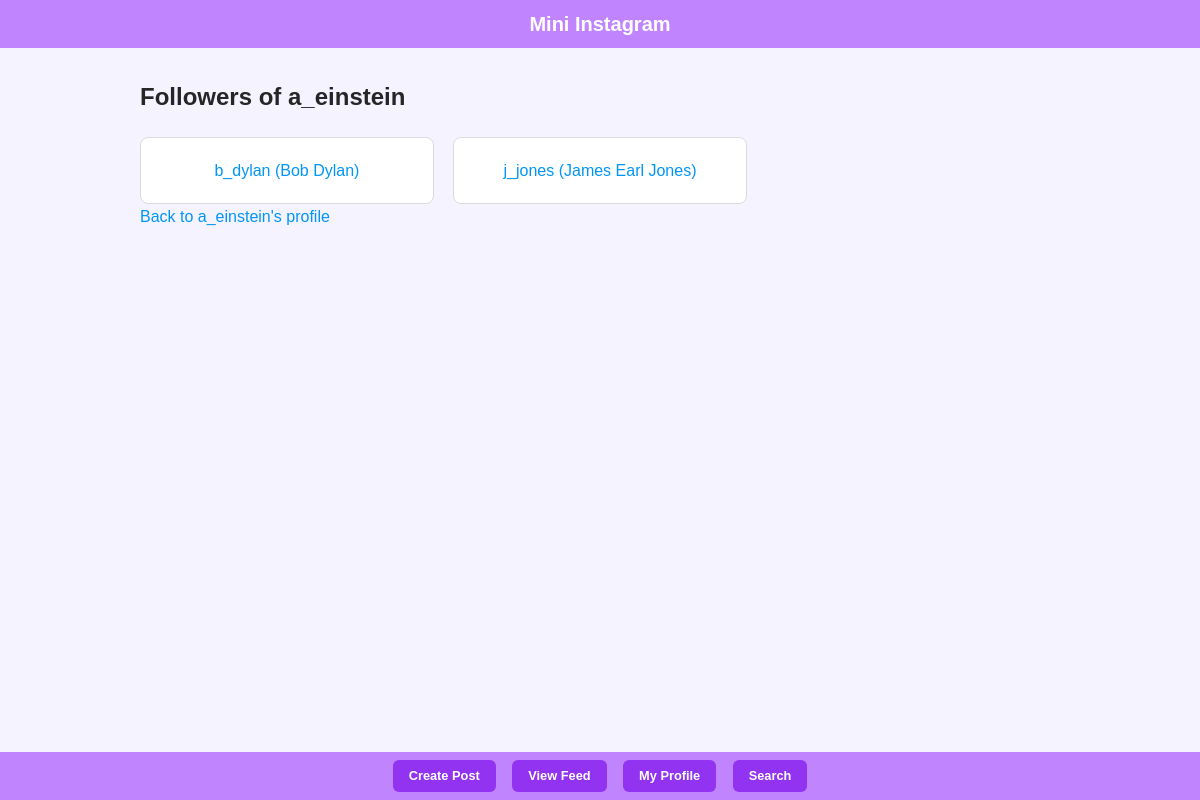
The app's page /mini_insta/profile/4/following with its own data.
### mini_insta/models.py (models this page shows, shortened)
class Profile(models.Model):
    username = models.CharField()
    display_name = models.TextField(blank=True)
    profile_image_url = models.URLField(blank=True)
    bio_text = models.TextField(blank=True)
    join_date = models.DateField(auto_now_add=True)
    def get_followers(self):
        return list(Follow.objects.filter(profile=self))

class Follow(models.Model):
    profile = models.ForeignKey(Profile, on_delete=models.CASCADE, related_name='propfile')
    follower_profile = models.ForeignKey(Profile, on_delete=models.CASCADE, related_name='follower_profile')
    timestamp = models.DateField(auto_now_add=True)

### mini_insta/views.py (the view)
# urls.py: path('profile/<int:pk>/following', ShowFollowersDetailView.as_view(), name='show_followers'), #route to show followers of a profile
class ShowFollowersDetailView(DetailView):
    model = Profile
    template_name = 'mini_insta/show_followers.html'
    context_object_name = 'profile'

### mini_insta/templates/mini_insta/show_followers.html
{% extends 'mini_insta/base.html' %}
{% block content %}
    <h2>Followers of {{ profile.username }}</h2>
    {% if profile.get_followers %}
        <ul>
            {% for follow in profile.get_followers %}
                <li>
                    <a href="{% url 'show_profile' follow.follower_profile.pk %}">
                        {{ follow.follower_profile.username }} ({{ follow.follower_profile.display_name }})
                    </a>
                </li>
            {% endfor %}
        </ul>
    {% else %}
        <p>No followers found.</p>
    {% endif %}
    <a href="{% url 'show_profile' profile.pk %}">Back to {{ profile.username }}'s profile</a>
{% endblock %}

### static/mini_insta/styles.css (style rules this page uses)
* { margin: 0; padding: 0; box-sizing: border-box; }
body { font-family: Helvetica, Arial, sans-serif; background-color: #f5f3ff; color: #262626; line-height: 1.6; padding-bottom: 2.5rem; min-height: 100vh; }
h2 { font-size: 1.5rem; font-weight: 600; margin-bottom: 1.25rem; }
ul { list-style: none; display: grid; grid-template-columns: repeat(auto-fill, minmax(15.625rem, 1fr)); gap: 1.2rem; padding: 0; }
li { background-color: #fff; border: 1px solid #dbdbdb; border-radius: 0.5rem; padding: 1.25rem; text-align: center; }
a { color: #0095f6; text-decoration: none; font-weight: 500; }

### records on screen
Profile: username "a_einstein"
Follow: follower_profile.username "b_dylan", follower_profile.display_name "Bob Dylan"
Follow: follower_profile.username "j_jones", follower_profile.display_name "James Earl Jones"
